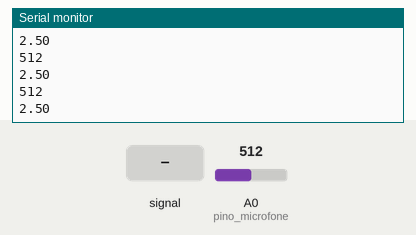
A sketch run on a simulated Arduino Uno, built with avr-gcc and run on an emulated ATmega328P. Parts: the last lines printed to the serial monitor. The inputs (shaded band) are chosen by the test bench; at power-on: A0 (pino_microfone) = 512.

Above: at 1.2 s.
1.3 s: A0 (pino_microfone) fed a 200 Hz sine of ±81 counts around its level
At 2.0 s:
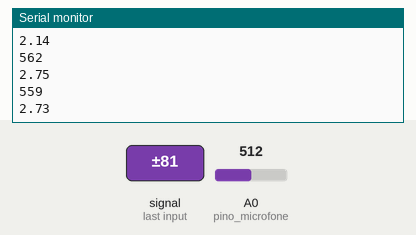
2.8 s: A0 (pino_microfone) set to 716
At 3.6 s:
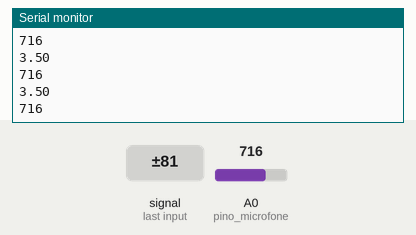
4.3 s: A0 (pino_microfone) fed a 1000 Hz sine of ±255 counts around its level
5.8 s: A0 (pino_microfone) set to 1023
At 6.7 s:
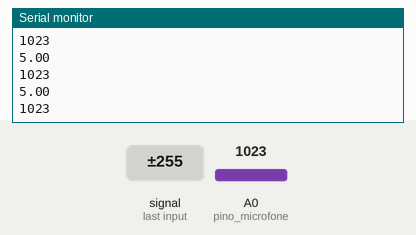
Timing chart, 0 to 8.3 s (numbered marks = the images above; inputs shaded):
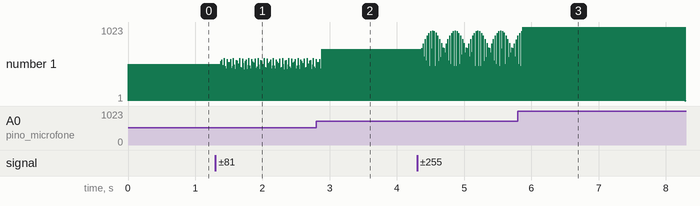

Measured:
- after the input at 1.3 s, the serial monitor: prints a new line after 0.08 s (image 1)
- plotted number 1: 512 → 581 after the input at 1.3 s

The sketch:

detectandoSons.ino
```cpp
/*******************************************************************************
* Kit Avançado para Arduino v4 - Detectando Sons
* Mostrar os valores lidos pelo Sensor de Som no Monitor Serial.
*******************************************************************************/

const int pino_microfone = A0; // pino onde o sensor de som está conectado
int leitura = 0; // variável para armazenar o valor lido pelo ADC
float tensao = 0.0; // variável para armazenar a tensão

void setup() {
  // Inicia e configura a Serial
  Serial.begin(9600); // 9600bps

  // configura o pino com sensor de som como entrada
  pinMode(pino_microfone, INPUT); // pino A0
}

void loop() {
  // le o valor de tensão no pino do sensor de som
  leitura = analogRead(pino_microfone);

  // imprime valor lido pelo arduino (0 a 1023)
  Serial.println(leitura);

  // converte e imprime o valor em tensão elétrica
  tensao = leitura * 5.0 / 1023.0;
  Serial.println(tensao);

  Serial.println(); // nova linha
}
```
